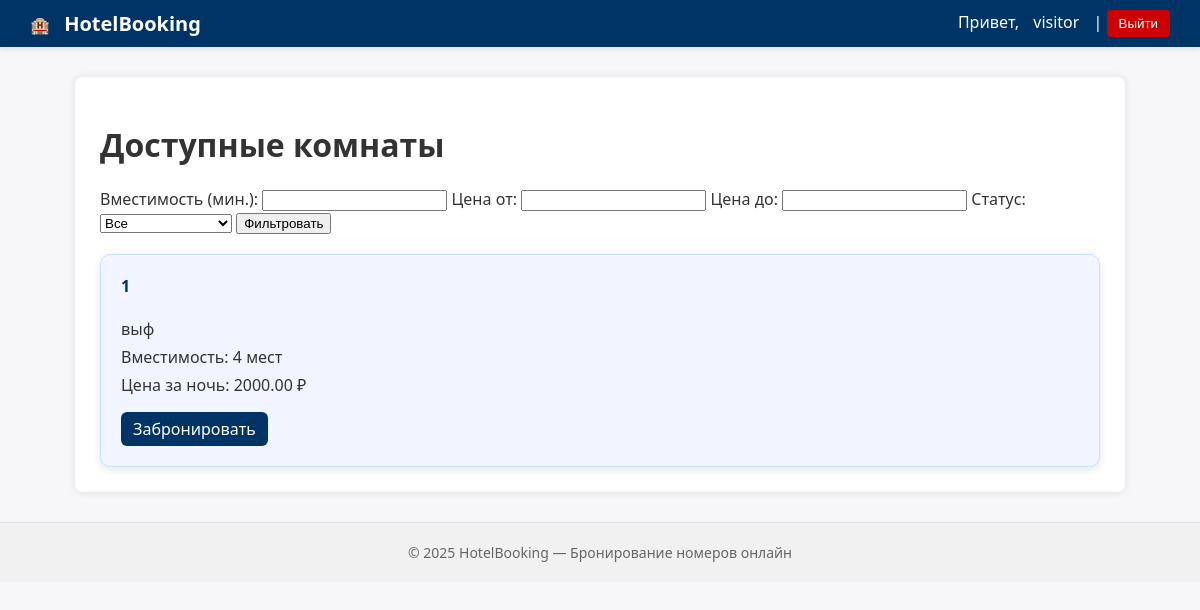
Before: /booking/rooms/ (signed in) with the older database file.
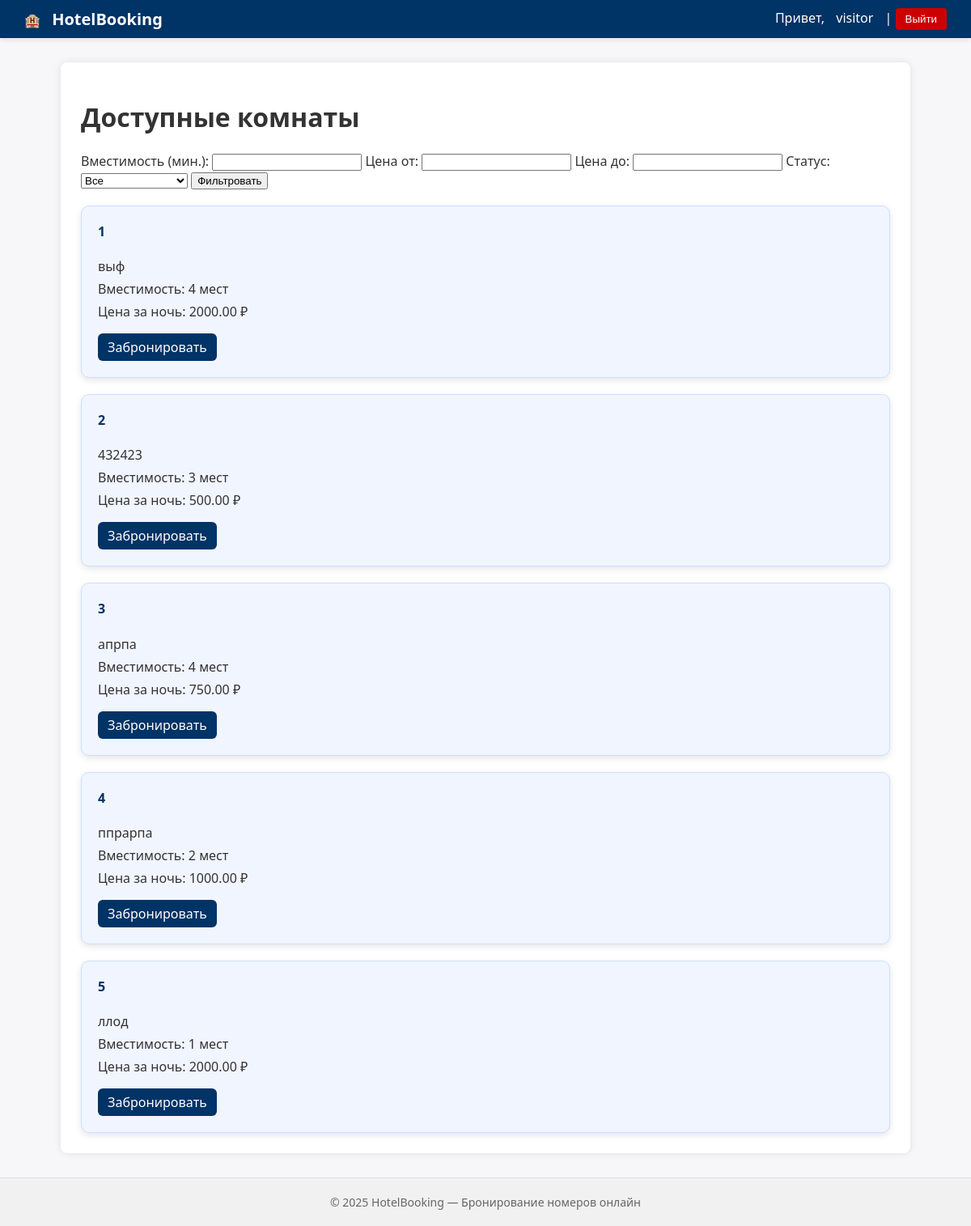
After: the same page with the newer database file.
### booking_app/models.py (models this page shows, shortened)
class Room(models.Model):
    STATUS_CHOICES = (
        ('available', 'Доступен'),
        ('occupied', 'Занят'),
    )
    title = models.CharField(max_length=100)
    description = models.TextField()
    capacity = models.PositiveIntegerField()
    price_per_night = models.DecimalField(max_digits=8, decimal_places=2)
    status = models.CharField(max_length=10, choices=STATUS_CHOICES, default='available')
    objects = models.Manager()

### booking_app/views.py (the view)
# urls.py: path('rooms/', room_list, name='room_list'),
@login_required
def room_list(request):
    rooms = Room.objects.filter(status='available')
    capacity = request.GET.get('capacity')
    price_min = request.GET.get('price_min')
    price_max = request.GET.get('price_max')
    filters = {'status': 'available'}
    if capacity:
        filters['capacity__gte'] = capacity
    if price_min:
        filters['price_per_night__gte'] = price_min
    if price_max:
        filters['price_per_night__lte'] = price_max
    rooms = Room.objects.filter(**filters)
    return render(request, 'booking_app/room_list.html', {'rooms': rooms})

### booking_app/templates/booking_app/room_list.html (shortened to what this page needs)
{% extends 'base.html' %}
{% block content %}
<h1>Доступные комнаты</h1>
<form method="get" class="filter-form" style="margin-bottom: 20px;">
    <label>Вместимость (мин.):</label>
    <input type="number" name="capacity" value="{{ request.GET.capacity }}">
    <label>Цена от:</label>
    <input type="number" name="price_min" value="{{ request.GET.price_min }}">
    <label>Цена до:</label>
    <input type="number" name="price_max" value="{{ request.GET.price_max }}">
    <label>Статус:</label>
    <select name="status">
        <option value="">Все</option>
    </select>
    <button type="submit">Фильтровать</button>
</form>
<div class="rooms-list">
    {% for room in rooms %}
        <div class="room-card">
            <h4>{{ room.title }}</h4>
            <p>{{ room.description }}</p>
            <p>Вместимость: {{ room.capacity }} мест</p>
            <p>Цена за ночь: {{ room.price_per_night }} ₽</p>
            <a href="{% url 'booking_app:book_room' room.id %}">Забронировать</a>
        </div>
    {% empty %}
        <p>Нет доступных комнат</p>
    {% endfor %}
</div>
{% endblock %}

Changed rows visible on the page:
added Room: title "2", description "432423", capacity "3", price_per_night "500.00"
added Room: title "3", description "апрпа", capacity "4", price_per_night "750.00"
added Room: title "4", description "ппрарпа", capacity "2", price_per_night "1000.00"
added Room: title "5", description "ллод", capacity "1", price_per_night "2000.00"
